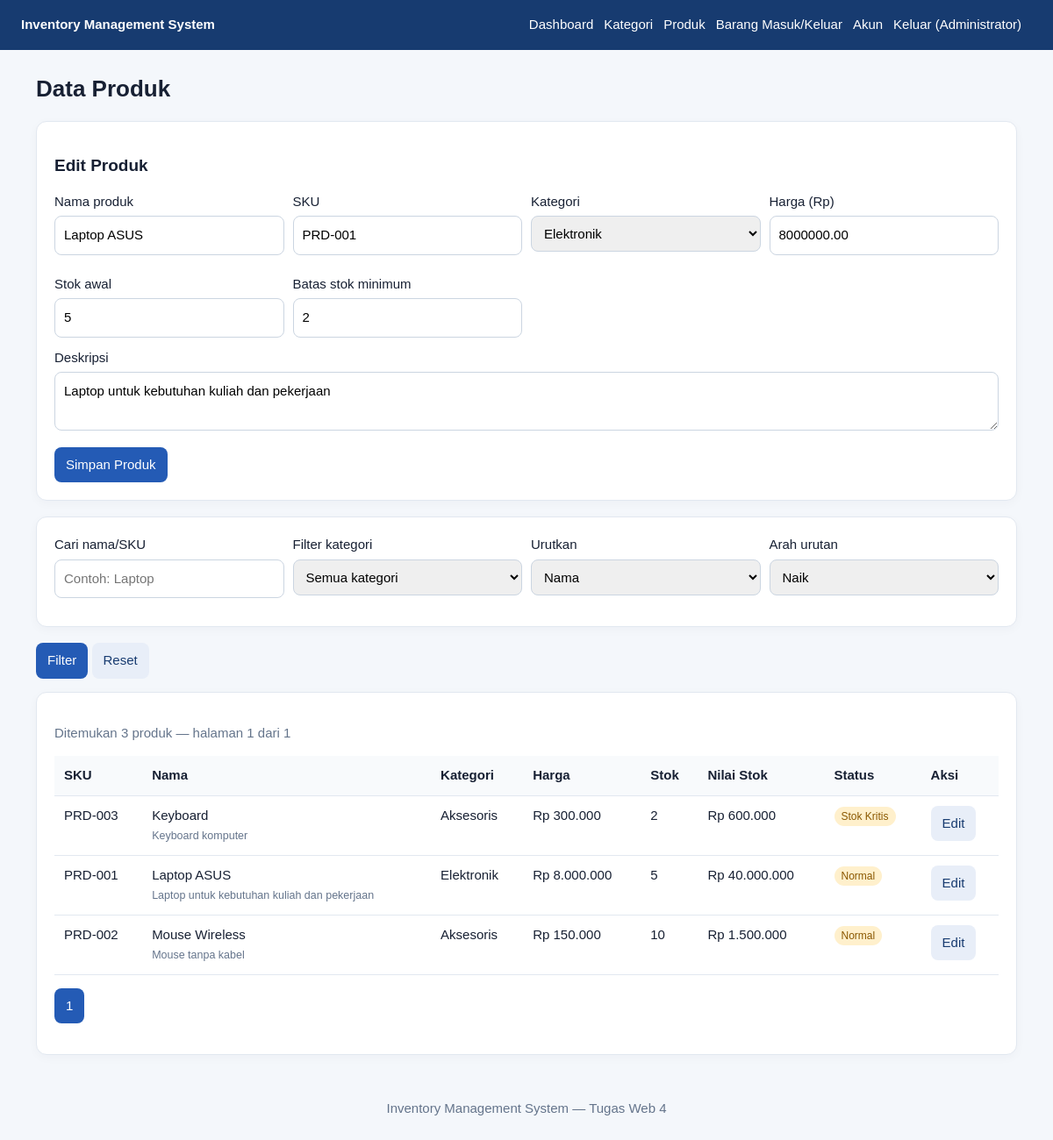
The app's page /products.php?edit=1 (signed in) with its own data.
### tables this page shows
CREATE TABLE IF NOT EXISTS products (
  id INT UNSIGNED AUTO_INCREMENT PRIMARY KEY,
  category_id INT UNSIGNED NOT NULL,
  name VARCHAR(150) NOT NULL,
  sku VARCHAR(50) NOT NULL UNIQUE,
  description TEXT NULL,
  price DECIMAL(14,2) NOT NULL DEFAULT 0,
  stock INT NOT NULL DEFAULT 0,
  min_stock INT NOT NULL DEFAULT 5,
  created_at TIMESTAMP DEFAULT CURRENT_TIMESTAMP,
  updated_at TIMESTAMP DEFAULT CURRENT_TIMESTAMP ON UPDATE CURRENT_TIMESTAMP,
  CONSTRAINT fk_products_category FOREIGN KEY(category_id) REFERENCES categories(id)
    ON UPDATE CASCADE ON DELETE RESTRICT,
  CONSTRAINT chk_product_price CHECK (price >= 0),
  CONSTRAINT chk_product_stock CHECK (stock >= 0)
);

CREATE TABLE IF NOT EXISTS categories (
  id INT UNSIGNED AUTO_INCREMENT PRIMARY KEY,
  name VARCHAR(100) NOT NULL UNIQUE,
  description VARCHAR(255) NULL,
  created_at TIMESTAMP DEFAULT CURRENT_TIMESTAMP
);

### products.php (the view, shortened to what this page needs)
<?php
require __DIR__.'/config.php'; require_role('admin','staff');
$pdo=db();
$edit=null;if(isset($_GET['edit'])&&$_SESSION['user']['role']==='admin'){$s=$pdo->prepare('SELECT * FROM products WHERE id=?');$s->execute([(int)$_GET['edit']]);$edit=$s->fetch();}
$cats=$pdo->query('SELECT * FROM categories ORDER BY name')->fetchAll();
$q=trim($_GET['q']??'');$cat=(int)($_GET['category']??0);
$sort=$_GET['sort']??'name';$dir=strtolower($_GET['dir']??'asc')==='desc'?'DESC':'ASC';
$sortMap=['name'=>'p.name','price'=>'p.price','stock'=>'p.stock','sku'=>'p.sku'];$order=$sortMap[$sort]??'p.name';
$where=[];$params=[];if($q!==''){$where[]='(p.name LIKE ? OR p.sku LIKE ?)';$params[]="%$q%";$params[]="%$q%";}if($cat){$where[]='p.category_id=?';$params[]=$cat;}
$sqlWhere=$where?'WHERE '.implode(' AND ',$where):'';
$count=$pdo->prepare("SELECT COUNT(*) FROM products p $sqlWhere");$count->execute($params);$total=(int)$count->fetchColumn();
$page=max(1,(int)($_GET['page']??1));$perPage=5;$pages=max(1,(int)ceil($total/$perPage));$page=min($page,$pages);$offset=($page-1)*$perPage;
$s=$pdo->prepare("SELECT p.*,c.name category_name FROM products p JOIN categories c ON c.id=p.category_id $sqlWhere ORDER BY $order $dir LIMIT $perPage OFFSET $offset");$s->execute($params);$rows=$s->fetchAll();
function product_url(array $replace=[]): string { $a=array_merge($_GET,$replace);return 'products.php?'.http_build_query($a); }
echo '<h1>Data Produk</h1>';
if($_SESSION['user']['role']==='admin'){
 echo '<div class="card"><h2>'.($edit?'Edit':'Tambah').' Produk</h2><form method="post"><input type="hidden" name="csrf" value="'.e(csrf_token()).'"><input type="hidden" name="id" value="'.e($edit['id']??'').'"><div class="form-grid"><div><label>Nama produk</label><input name="name" required value="'.e($edit['name']??'').'"></div><div><label>SKU</label><input name="sku" required value="'.e($edit['sku']??'').'"></div><div><label>Kategori</label><select name="category_id" required><option value="">Pilih kategori</option>';
 foreach($cats as $c) echo '<option value="'.e($c['id']).'" '.(($edit['category_id']??'')==$c['id']?'selected':'').'>'.e($c['name']).'</option>';
 echo '</select></div><div><label>Harga (Rp)</label><input name="price" type="number" min="0" step="0.01" required value="'.e($edit['price']??'0').'"></div><div><label>Stok awal</label><input name="stock" type="number" min="0" required value="'.e($edit['stock']??'0').'"></div><div><label>Batas stok minimum</label><input name="min_stock" type="number" min="0" required value="'.e($edit['min_stock']??'5').'"></div></div><label>Deskripsi</label><textarea name="description">'.e($edit['description']??'').'</textarea><button>Simpan Produk</button></form></div>';
}else echo '<p class="muted">Akun staff dapat melihat dan mencari produk, tetapi tidak dapat mengubah master produk.</p>';
echo '<div class="card"><form method="get" class="form-grid"><div><label>Cari nama/SKU</label><input name="q" value="'.e($q).'" placeholder="Contoh: Laptop"></div><div><label>Filter kategori</label><select name="category"><option value="0">Semua kategori</option>';
echo '</select></div><div><label>Urutkan</label><select name="sort">';
foreach(['name'=>'Nama','sku'=>'SKU','price'=>'Harga','stock'=>'Stok'] as $k=>$v)echo '<option value="'.e($k).'" '.($sort===$k?'selected':'').'>'.e($v).'</option>';
echo '</select></div><div><label>Arah urutan</label><select name="dir"><option value="asc" '.($dir==='ASC'?'selected':'').'>Naik</option><option value="desc" '.($dir==='DESC'?'selected':'').'>Turun</option></select></div></div><p><button>Filter</button> <a class="btn secondary" href="products.php">Reset</a></p></form></div>';
echo '<div class="card"><p class="muted">Ditemukan '.e($total).' produk — halaman '.e($page).' dari '.e($pages).'</p><div class="table-wrap"><table><tr><th>SKU</th><th>Nama</th><th>Kategori</th><th>Harga</th><th>Stok</th><th>Nilai Stok</th><th>Status</th><th>Aksi</th></tr>';
foreach($rows as $r){$critical=(int)$r['stock']<=(int)$r['min_stock'];echo '<tr><td>'.e($r['sku']).'</td><td>'.e($r['name']).'<br><small class="muted">'.e($r['description']).'</small></td><td>'.e($r['category_name']).'</td><td>Rp '.number_format((float)$r['price'],0,',','.').'</td><td>'.e($r['stock']).'</td><td>Rp '.number_format((float)$r['price']*(int)$r['stock'],0,',','.').'</td><td><span class="tag">'.($critical?'Stok Kritis':'Normal').'</span></td><td>';
if($_SESSION['user']['role']==='admin')echo '<a class="btn secondary" href="products.php?edit='.e($r['id']).'">Edit</a>';
echo '</td></tr>';}
echo '</table></div><p class="actions">';
for($i=1;$i<=$pages;$i++)echo '<a class="btn '.($i===$page?'':'secondary').'" href="'.e(product_url(['page'=>$i])).'">'.e($i).'</a>';
echo '</p></div>';layout_end();

### config.php (style rules this page uses)
* { box-sizing:border-box }
body { margin:0;background:#f4f7fb;color:#172033;font:15px/1.5 Arial,sans-serif }
.card { background:white;border:1px solid #e2e8f0;border-radius:12px;padding:20px;margin-bottom:18px;box-shadow:0 3px 12px #17203308 }
.muted { color:#64748b }
input,select,textarea { width:100%;padding:10px;border:1px solid #cbd5e1;border-radius:8px;margin:5px 0 12px;font:inherit }
button,.btn { display:inline-block;background:#245bb5;color:white;border:0;border-radius:8px;padding:9px 13px;text-decoration:none;cursor:pointer;font:inherit }
.secondary { background:#e8eef8;color:#173b70 }
table { width:100%;border-collapse:collapse;background:white }
th,td { text-align:left;padding:11px;border-bottom:1px solid #e2e8f0;vertical-align:top }
th { background:#f8fafc }
.table-wrap { overflow-x:auto }
.form-grid { display:grid;grid-template-columns:repeat(auto-fit,minmax(220px,1fr));gap:10px }
h1 { font-size:26px;margin-top:0 }
h2 { font-size:19px }
.tag { padding:4px 8px;border-radius:20px;background:#fff0cc;color:#8a5800;font-size:12px }
.actions { display:flex;gap:6px;align-items:center;flex-wrap:wrap }

### records on screen
products: name "Laptop ASUS", sku "PRD-001", category_id "Elektronik", price "8000000.00", stock "5", min_stock "2", description "Laptop untuk kebutuhan kuliah dan pekerjaan", category.name "Elektronik", price "8.000.000", (float)$r['price']*(int)$r['stock'] "40.000.000", shows "Normal"
products: sku "PRD-003", name "Keyboard", description "Keyboard komputer", category.name "Aksesoris", price "300.000", stock "2", (float)$r['price']*(int)$r['stock'] "600.000", min_stock "Stok Kritis"
products: sku "PRD-002", name "Mouse Wireless", description "Mouse tanpa kabel", category.name "Aksesoris", price "150.000", stock "10", (float)$r['price']*(int)$r['stock'] "1.500.000", min_stock "Normal"

### other values on screen
$_SESSION['user']['name'] "Administrator"
$total "3"
$page "1"
$pages "1"
form field sort "Nama"
